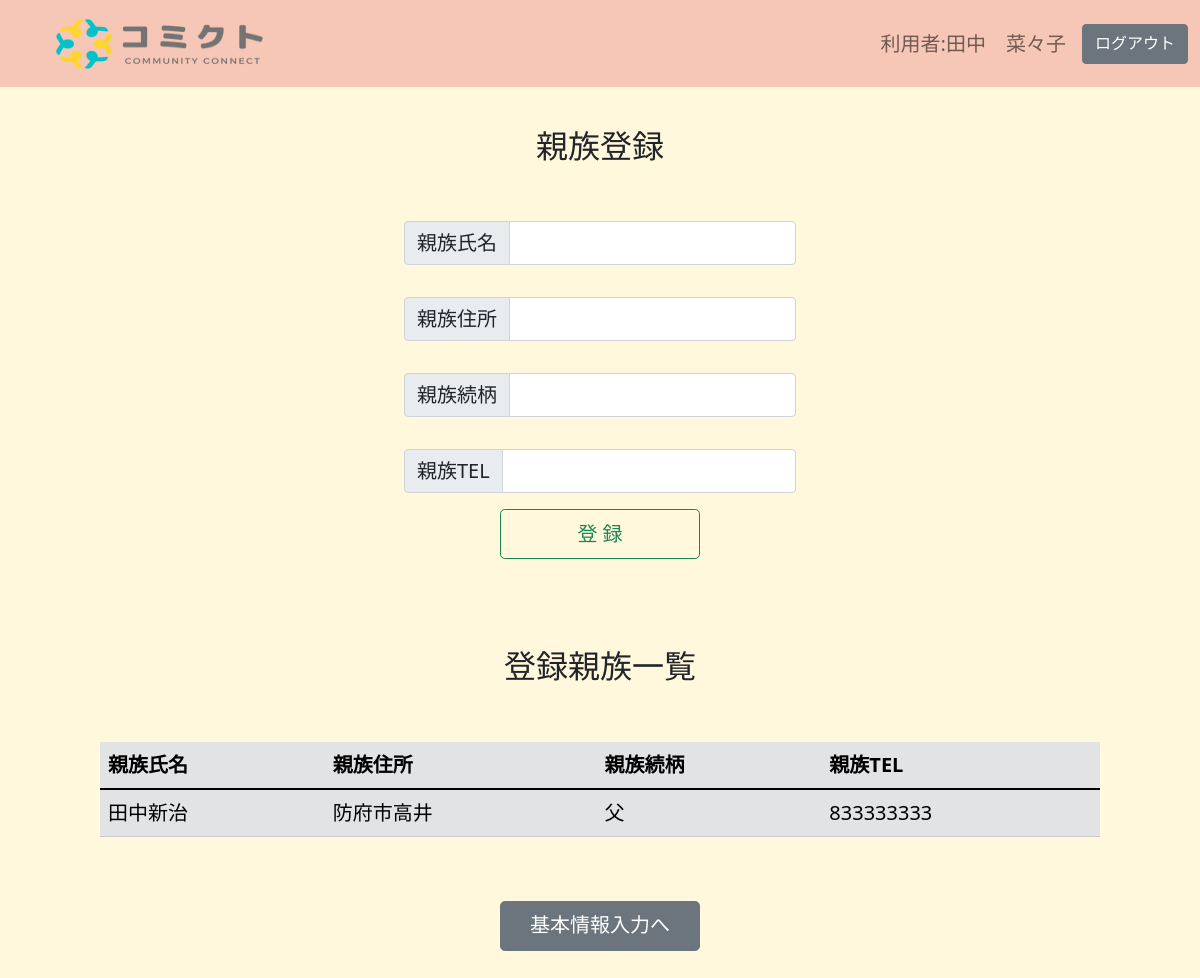
Page /member_sinzoku.php (signed in) on the earlier database version.
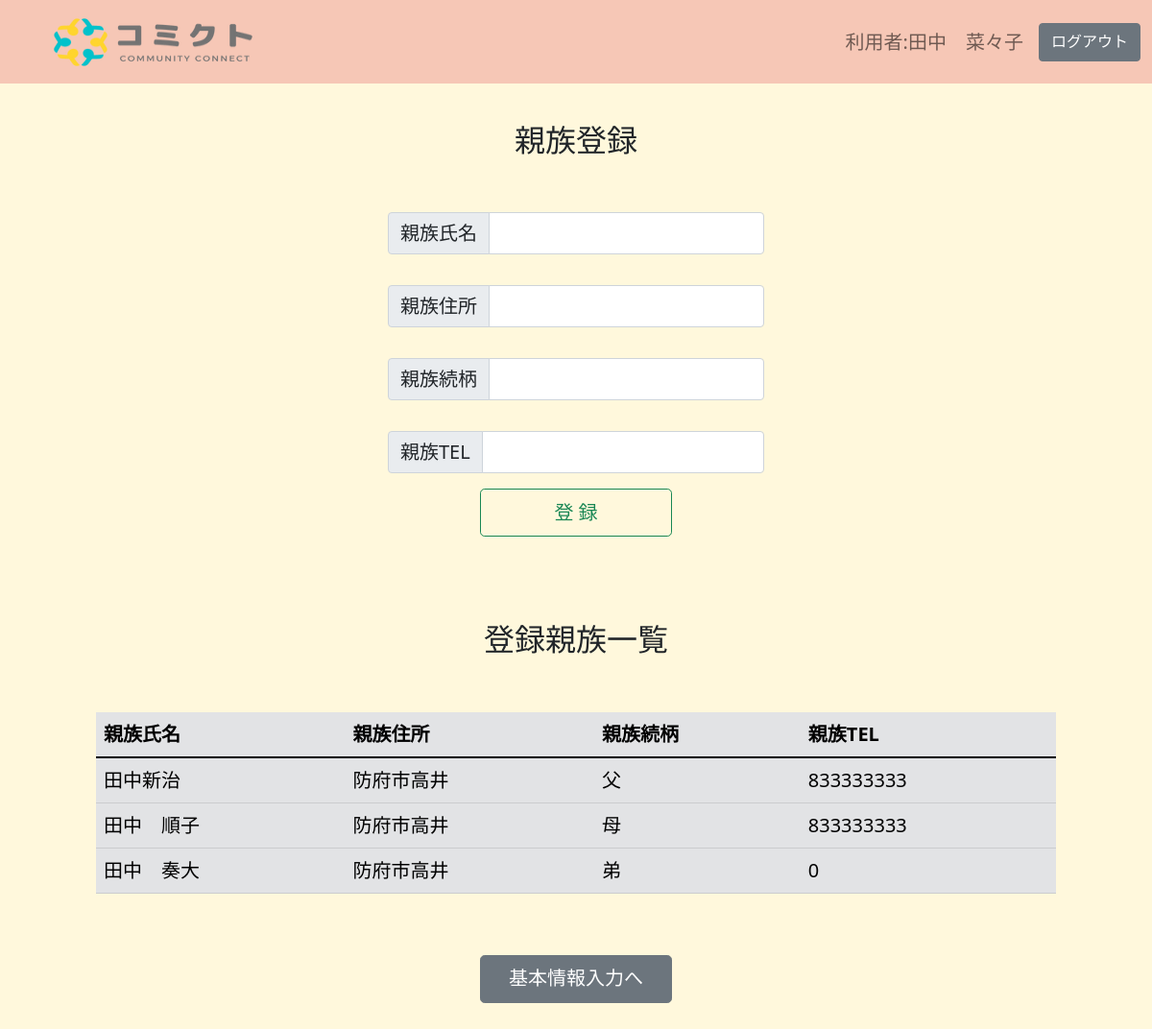
Same page on the later database version.
### tables this page shows
CREATE TABLE `sinzoku_table` (
  `id` int(11) NOT NULL,
  `member_id` int(11) NOT NULL,
  `sinzokuname` varchar(64) NOT NULL,
  `sinzokuadd` varchar(128) NOT NULL,
  `sinzokugara` varchar(64) NOT NULL,
  `sinzokutel` int(64) NOT NULL,
  `created_at` datetime NOT NULL,
  `update_at` datetime NOT NULL
);

### member_sinzoku.php (the view, shortened to what this page needs)
<?php
$memberid = $_SESSION['member_id'];
$pdo = connect_to_db();
$sql = 'SELECT * FROM sinzoku_table WHERE member_id=:memberid';
$stmt = $pdo->prepare($sql);
$stmt->bindValue(':memberid', $memberid, PDO::PARAM_STR);
try {
    $status = $stmt->execute();
} catch (PDOException $e) {
    echo json_encode(["sql error" => "{$e->getMessage()}"]);
    exit();
}
$val = $stmt->fetchAll(PDO::FETCH_ASSOC);
$output = "";
foreach ($val as $record) {
    $output .= "<tr><td>{$record['sinzokuname']}</td><td>{$record['sinzokuadd']}</td><td>{$record['sinzokugara']}</td><td>{$record['sinzokutel']}</td></tr>";
}
?>
<!DOCTYPE html>
<html lang="ja">
<head>
    <link href="https://cdn.jsdelivr.net/npm/bootstrap@5.1.3/dist/css/bootstrap.min.css" rel="stylesheet">
    <link rel="stylesheet" href="css/style_home.css">
</head>
<body>
    <nav class="navbar navbar-light bg-danger bg-opacity-25">
        <div class="container-fluid">
            <a class="navbar-brand" href="#">
                <img src="img/comictlogo.png" alt="" width="300" height="60" class="d-inline-block align-text-top">
                <form class="d-flex fs-4">
                    <span class="navbar-text h5 ">
                        利用者:<?= $_SESSION['mbname'] ?>
                    </span>
                    <a class="btn btn-secondary" href="logout.php" role="button">ログアウト</a>
                </form>
        </div>
    </nav>
    <form action="member_sinzoku_update.php" method="POST">
        <div class="container-fluid">
            <div class="row justify-content-center  g-2">
                <p class="h2 text-center my-5">親族登録</p>
                <div class="input-group mb-3 justify-content-center" style="max-width: 400px;">
                    <span class="input-group-text fs-5" id="inputGroup-sizing-default">親族氏名</span>
                    <input type="text" name="sinzokuname" class="form-control fs-5 " aria-label="Sizing example input" aria-describedby="inputGroup-sizing-default">
                </div>
                <div class="row justify-content-center  g-2">
                    <div class="input-group mb-3 justify-content-center" style="max-width: 400px;">
                        <span class="input-group-text fs-5" id="inputGroup-sizing-default">親族住所</span>
                        <input type="text" name="sinzokuadd" class="form-control fs-5 " aria-label="Sizing example input" aria-describedby="inputGroup-sizing-default">
                    </div>
                </div>
                <div class="row justify-content-center  g-2">
                    <div class="input-group mb-3 justify-content-center" style="max-width: 400px;">
                        <span class="input-group-text fs-5" id="inputGroup-sizing-default">親族続柄</span>
                        <input type="text" name="sinzokugara" class="form-control fs-5 " aria-label="Sizing example input" aria-describedby="inputGroup-sizing-default">
                    </div>
                </div>
                <div class="row justify-content-center  g-2">
                    <div class="input-group mb-3 justify-content-center" style="max-width: 400px;">
                        <span class="input-group-text fs-5" id="inputGroup-sizing-default">親族TEL</span>
                        <input type="text" name="sinzokutel" class="form-control fs-5 " aria-label="Sizing example input" aria-describedby="inputGroup-sizing-default">
                    </div>
                </div>
            </div>
            <div class="container-fluid">
                <div class="row justify-content-center">
                    <div class="col text-center mb-5">
                        <button class="btn btn-outline-success btn-lg fs-5" style="width: 200px;;height:50px">登 録</button>
                    </div>
                </div>
            </div>
    </form>
    <div class="container-fluid">
        <div class="row justify-content-center  g-2">
            <p class="h2 text-center my-5">登録親族一覧</p>
            <div class="table-responsive">
                <table class="table table-secondary table-hover mx-auto fs-5" style="max-width: 1000px;">
                    <thead>
                        <tr>
                            <th scope="col">親族氏名</th>
                            <th scope="col">親族住所</th>
                            <th scope="col">親族続柄</th>
                            <th scope="col">親族TEL</th>
                        </tr>
                    </thead>
                    <tbody>
                        <?= $output ?>
                    </tbody>
                </table>
            </div>
        </div>
    </div>
    <div class="container-fluid">
        <div class="row justify-content-center">
            <div class="col text-center my-5">
                <a class="btn btn-secondary btn-lg fs-5" style="width: 200px;;height:50px" href="member_input.php" role="button">基本情報入力へ</a>
            </div>
        </div>
    </div>
</html>

Differences in the rows shown:
added sinzoku_table: sinzokuname "田中 順子", sinzokuadd "防府市高井", sinzokugara "母", sinzokutel "833333333"
added sinzoku_table: sinzokuname "田中 奏大", sinzokuadd "防府市高井", sinzokugara "弟", sinzokutel "0"
